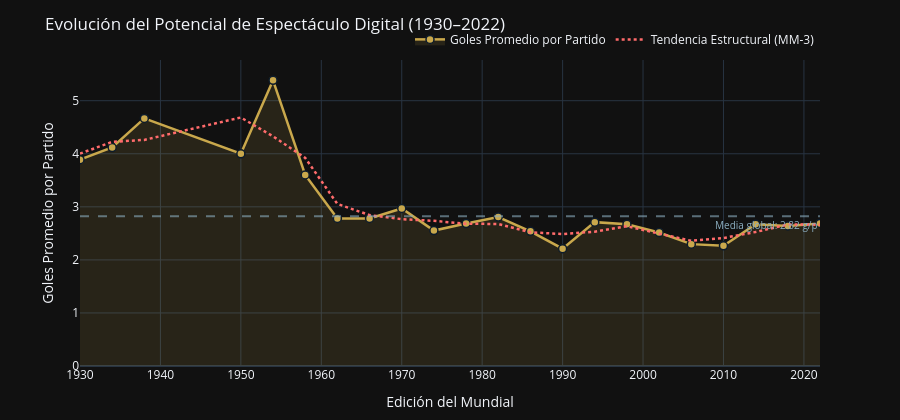

Notebook cell for this chart:
### Markdown cell above
### 5.1 Evolución del Potencial de Espectáculo a lo Largo del Tiempo

**Pregunta de negocio:** ¿El fútbol moderno produce más o menos goles que las ediciones históricas? ¿En qué era fue más «emocionante» para las audiencias digitales?

### Code cell
# Tendencia de goles por edición / goals trend
goals_by_year = (
    df_clean.groupby("year")["total_goals"]
    .agg(["mean", "sum", "count"])
    .reset_index()
    .rename(columns={"mean": "avg_goals", "sum": "total", "count": "matches"})
)

# Media móvil 3 ediciones / 3-ed rolling avg
goals_by_year["rolling_avg"] = (
    goals_by_year["avg_goals"].rolling(window=3, center=True, min_periods=1).mean()
)

fig1 = go.Figure()

# Área rellena / fill area
fig1.add_trace(go.Scatter(
    x=goals_by_year["year"],
    y=goals_by_year["avg_goals"],
    name="Goles Promedio por Partido",
    mode="lines+markers",
    line=dict(color=COLOR_GOLD, width=2.5),
    marker=dict(size=8, color=COLOR_GOLD, line=dict(color="#0D1B2A", width=1.5)),
    fill="tozeroy",
    fillcolor="rgba(201,168,76,0.12)",
    hovertemplate="<b>Mundial %{x}</b><br>Promedio: %{y:.2f} goles/partido<extra></extra>",
))

# Tendencia móvil / rolling trend
fig1.add_trace(go.Scatter(
    x=goals_by_year["year"],
    y=goals_by_year["rolling_avg"],
    name="Tendencia Estructural (MM-3)",
    mode="lines",
    line=dict(color="#FF6B6B", width=2.5, dash="dot"),
    hovertemplate="Tendencia: %{y:.2f}<extra></extra>",
))

# Línea referencia global / global mean line
global_mean_goals = df_clean["total_goals"].mean()
fig1.add_hline(
    y=global_mean_goals,
    line_dash="dash", line_color="#8BADBF", opacity=0.6,
    annotation_text=f"Media global: {global_mean_goals:.2f} g/p",
    annotation_position="bottom right",
    annotation_font=dict(color="#8BADBF", size=10),
)

fig1.update_layout(
    title="Evolución del Potencial de Espectáculo Digital (1930–2022)",
    xaxis_title="Edición del Mundial",
    yaxis_title="Goles Promedio por Partido",
    template=TEMPLATE,
    height=420,
    legend=dict(orientation="h", yanchor="bottom", y=1.02, xanchor="right", x=1),
    margin=dict(t=60, b=40),
    hovermode="x unified",
)

fig1.show()

### Figure 1 — Plotly figure (JSON) as saved in the notebook; plotly's stock layout.template omitted (floating-point values rounded to 4 significant figures)
{"data": [{"fill": "tozeroy", "fillcolor": "rgba(201,168,76,0.12)", "hovertemplate": "<b>Mundial %{x}</b><br>Promedio: %{y:.2f} goles/partido<extra></extra>", "line": {"color": "#C9A84C", "width": 2.5}, "marker": {"color": "#C9A84C", "line": {"color": "#0D1B2A", "width": 1.5}, "size": 8}, "mode": "lines+markers", "name": "Goles Promedio por Partido", "type": "scatter", "x": [1930, 1934, 1938, 1950, 1954, 1958, 1962, 1966, 1970, 1974, 1978, 1982, 1986, 1990, 1994, 1998, 2002, 2006, 2010, 2014, 2018, 2022], "y": [3.889, 4.118, 4.667, 4.0, 5.385, 3.6, 2.781, 2.781, 2.969, 2.553, 2.684, 2.808, 2.538, 2.212, 2.712, 2.672, 2.516, 2.297, 2.266, 2.672, 2.641, 2.688]}, {"hovertemplate": "Tendencia: %{y:.2f}<extra></extra>", "line": {"color": "#FF6B6B", "dash": "dot", "width": 2.5}, "mode": "lines", "name": "Tendencia Estructural (MM-3)", "type": "scatter", "x": [1930, 1934, 1938, 1950, 1954, 1958, 1962, 1966, 1970, 1974, 1978, 1982, 1986, 1990, 1994, 1998, 2002, 2006, 2010, 2014, 2018, 2022], "y": [4.003, 4.224, 4.261, 4.684, 4.328, 3.922, 3.054, 2.844, 2.768, 2.735, 2.682, 2.677, 2.519, 2.487, 2.532, 2.633, 2.495, 2.359, 2.411, 2.526, 2.667, 2.664]}], "layout": {"annotations": [{"font": {"color": "#8BADBF", "size": 10}, "showarrow": false, "text": "Media global: 2.82 g/p", "x": 1, "xanchor": "right", "xref": "x domain", "y": 2.822, "yanchor": "top", "yref": "y"}], "height": 420, "hovermode": "x unified", "legend": {"orientation": "h", "x": 1, "xanchor": "right", "y": 1.02, "yanchor": "bottom"}, "margin": {"b": 40, "t": 60}, "shapes": [{"line": {"color": "#8BADBF", "dash": "dash"}, "opacity": 0.6, "type": "line", "x0": 0, "x1": 1, "xref": "x domain", "y0": 2.822, "y1": 2.822, "yref": "y"}], "title": {"text": "Evolución del Potencial de Espectáculo Digital (1930–2022)"}, "xaxis": {"title": {"text": "Edición del Mundial"}}, "yaxis": {"title": {"text": "Goles Promedio por Partido"}}}}
